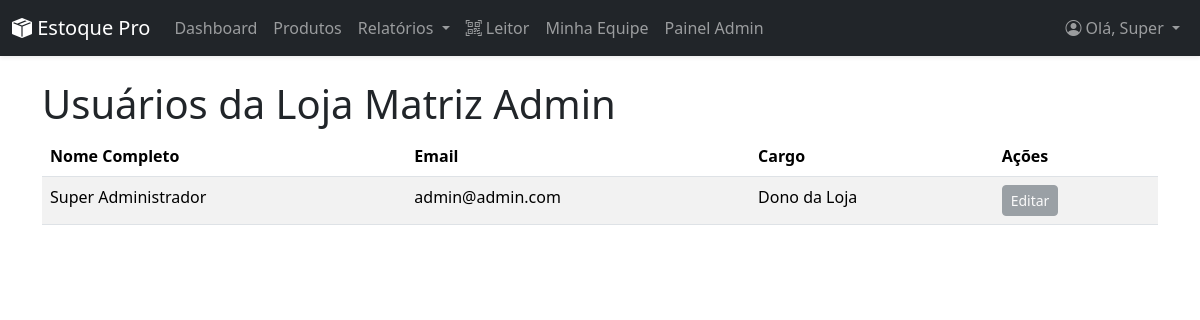
Page /minha-equipe (signed in) on the committed database.
### app.py (models this page shows, shortened)
class User(db.Model, UserMixin):
    id = db.Column(db.Integer, primary_key=True)
    username = db.Column(db.String(100), nullable=False, unique=True)
    password_hash = db.Column(db.String(128), nullable=False)
    nome_completo = db.Column(db.String(150), nullable=False)
    loja_id = db.Column(db.Integer, db.ForeignKey('loja.id'), nullable=False)
    is_owner = db.Column(db.Boolean, default=False)
    is_superadmin = db.Column(db.Boolean, default=False)

class Loja(db.Model):
    id = db.Column(db.Integer, primary_key=True)
    nome_loja = db.Column(db.String(100), nullable=False, unique=True)
    usuarios = db.relationship('User', backref='loja', lazy=True)
    produtos = db.relationship('Produto', backref='loja', lazy=True)

### app.py (the view)
@app.route('/minha-equipe')
@login_required
@owner_required
def minha_equipe():
    usuarios = User.query.filter_by(loja_id=current_user.loja_id).all()
    return render_template('minha_equipe.html', usuarios=usuarios)

### app.py (called while the page is built)
@login_manager.user_loader
def load_user(user_id):
    return db.session.get(User, int(user_id))

def owner_required(f):
    @wraps(f)
    def decorated_function(*args, **kwargs):
        if not current_user.is_owner and not current_user.is_superadmin:
            flash('Acesso restrito a donos de loja ou administradores.', 'danger')
            return redirect(url_for('index'))
        return f(*args, **kwargs)
    return decorated_function

### templates/minha_equipe.html (shortened to what this page needs)
{% extends 'base.html' %}
{% block content %}
<h1>Usuários da {{ current_user.loja.nome_loja }}</h1>
<table class="table table-striped">
    <thead>
        <tr>
            <th>Nome Completo</th>
            <th>Email</th>
            <th>Cargo</th>
            <th>Ações</th>
        </tr>
    </thead>
    <tbody>
        {% for usuario in usuarios %}
        <tr>
            <td>{{ usuario.nome_completo }}</td>
            <td>{{ usuario.username }}</td>
            <td>{% if usuario.is_owner %}Dono da Loja{% else %}Membro{% endif %}</td>
            <td>
                <button class="btn btn-sm btn-secondary" disabled>Editar</button>
            </td>
        </tr>
        {% endfor %}
    </tbody>
</table>
{% endblock %}

### templates/base.html (shortened to what this page needs)
<!DOCTYPE html>
<html lang="pt-br">
<head>
    <link href="https://cdn.jsdelivr.net/npm/bootstrap@5.3.3/dist/css/bootstrap.min.css" rel="stylesheet">
    <link rel="stylesheet" href="https://cdn.jsdelivr.net/npm/bootstrap-icons@1.11.3/font/bootstrap-icons.min.css">
    <link rel="stylesheet" href="{{ url_for('static', filename='css/style.css') }}">
</head>
<body>
    <nav class="navbar navbar-expand-lg navbar-dark bg-dark shadow-sm">
        <div class="container-fluid">
            <a class="navbar-brand" href="{{ url_for('index') }}"><i class="bi bi-box-seam-fill"></i> Estoque Pro</a>
            <div class="collapse navbar-collapse" id="navbarNav">
                <ul class="navbar-nav me-auto">
                    {% if current_user.is_authenticated %}
                        <li class="nav-item">
                            <a class="nav-link" href="{{ url_for('index') }}">Dashboard</a>
                        </li>
                        <li class="nav-item">
                            <a class="nav-link" href="{{ url_for('produtos') }}">Produtos</a>
                        </li>
                        <li class="nav-item dropdown">
                            <a class="nav-link dropdown-toggle" href="#" id="navbarRelatorios" role="button" data-bs-toggle="dropdown" aria-expanded="false">
                                Relatórios
                            </a>
                        </li>
                         <li class="nav-item">
                            <a class="nav-link" href="{{ url_for('leitura_mobile') }}"><i class="bi bi-qr-code-scan"></i> Leitor</a>
                        </li>
                        {% if current_user.is_owner or current_user.is_superadmin %}
                        <li class="nav-item">
                            <a class="nav-link" href="{{ url_for('minha_equipe') }}">Minha Equipe</a>
                        </li>
                        {% endif %}
                        {% if current_user.is_superadmin %}
                        <li class="nav-item">
                            <a class="nav-link" href="{{ url_for('admin') }}">Painel Admin</a>
                        </li>
                        {% endif %}
                    {% endif %}
                </ul>
                <ul class="navbar-nav ms-auto">
                     {% if current_user.is_authenticated %}
                        <li class="nav-item dropdown">
                            <a class="nav-link dropdown-toggle" href="#" id="navbarDropdown" role="button" data-bs-toggle="dropdown" aria-expanded="false">
                                <i class="bi bi-person-circle"></i> Olá, {{ current_user.nome_completo.split(' ')[0] }}
                            </a>
                        </li>
                     {% else %}
                        <li class="nav-item"><a class="nav-link" href="{{ url_for('login') }}">Login</a></li>
                        <li class="nav-item"><a class="nav-link" href="{{ url_for('register') }}">Registrar</a></li>
                     {% endif %}
                </ul>
            </div>
        </div>
    </nav>
    <main class="container mt-4">
        {% block content %}{% endblock %}
    </main>
</body>
</html>

### static/css/style.css (style rules this page uses)
.table td .btn { margin-right: 5px; }

### rows in the picture
User: nome_completo "Super", nome_completo "Super Administrador", username "admin@admin.com", is_owner "Dono da Loja"
Loja: loja.nome_loja "Loja Matriz Admin"
